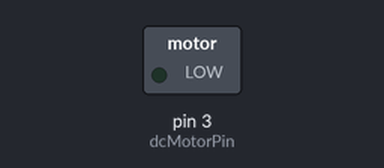
The sketch below on a simulated Arduino Uno, built with avr-gcc and run on an emulated ATmega328P. On the bench: switched loads named in the sketch (green lamp = pin HIGH).

Above: at 0.05 s.
At 5.05 s:
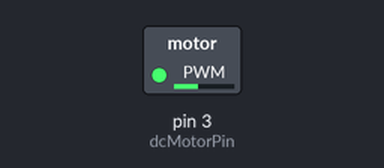
At 10.05 s:
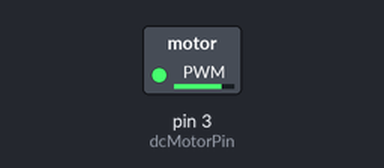
At 20.05 s:
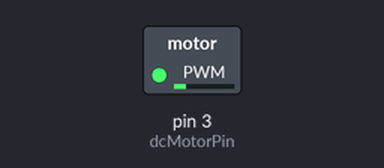
Timing chart, 0 to 29.2 s (numbered marks = the images above):
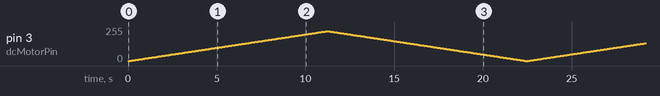

The sketch:

motordcPrueba1.ino
```cpp
int dcMotorPin = 3;

void setup() {
  pinMode(dcMotorPin, OUTPUT);
}

void loop() {
  for (int i=0; i<=224; i++){
    analogWrite(dcMotorPin, i);
    delay(50);
  }
  for (int i=224; i>0; i--){
    analogWrite(dcMotorPin, i);
    delay(50);
  }
}
```
